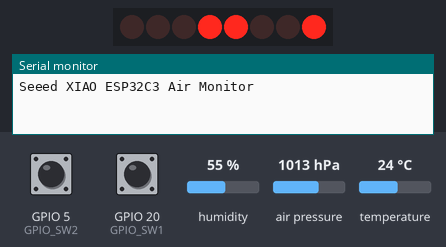
Bench run of a sketch on a simulated Seeed XIAO ESP32-C3. Shown: 8 port-expander outputs drawn as a row of LEDs (first output left, lit = HIGH), the last lines printed to the serial monitor. Wiring (inferred from the names in the program): PCF8574 port expander at I2C address 0x3E. Wiring (inferred from the signals the program sends): row of LEDs: on Q0, Q1, Q2, Q3, Q4, Q5, Q6, Q7. The inputs (shaded band) are chosen by the test bench; at power-on: GPIO 5 (GPIO_SW2) HIGH, temperature 24 °C, GPIO 20 (GPIO_SW1) HIGH, humidity 55 %, air pressure 1013 hPa. WiFi joins after 1.5 s; servers stay silent unless stated; uploads are accepted with an empty reply; the local clock reads 2024-03-15 10:24:30 at power-on unless the sketch sets it.

Above: at 3.0 s.
At 10.0 s:
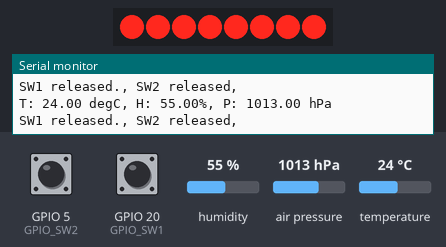
10.1 s: GPIO 5 (GPIO_SW2) pulled LOW for 1 s
At 11.5 s:
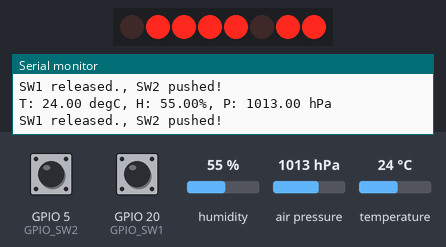
14.1 s: temperature set to 3 °C
15.7 s: GPIO 5 (GPIO_SW2) pulled LOW for 0.15 s
At 18.5 s:
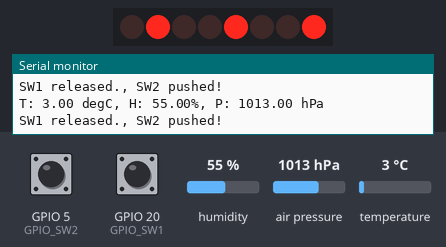
18.8 s: GPIO 5 (GPIO_SW2) pulled LOW for 3.2 s
At 22.7 s:
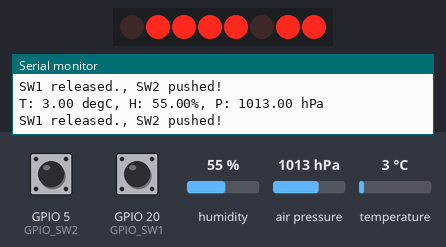
25.0 s: temperature set to 12 °C
26.6 s: GPIO 5 (GPIO_SW2) pulled LOW for 1 s
At 30.3 s:
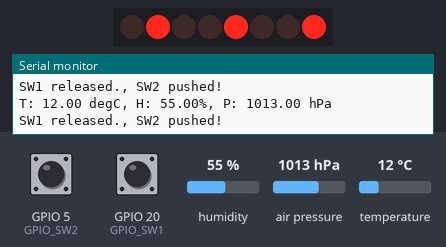
Timing chart, 0 to 31.6 s (numbered marks = the images above; inputs shaded):
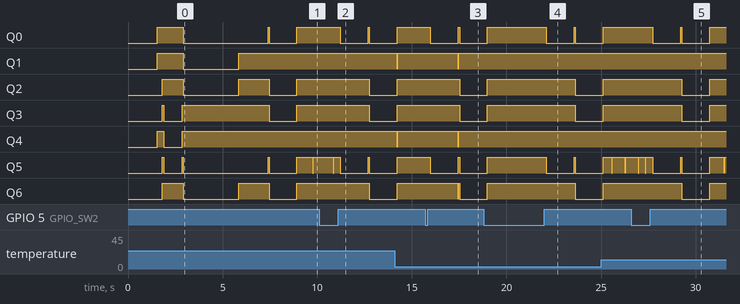

Measured:
- after the input at 15.7 s, Q0: HIGH → LOW after 0.28 s, → HIGH 1.5 s later, → LOW 0.06 s later; Q1, Q4: HIGH → LOW after 1.8 s, → HIGH 0.01 s later; Q2, Q3: HIGH → LOW after 1.8 s; Q5: HIGH → LOW after 0.28 s, → HIGH 1.5 s later, → LOW 0.07 s later; Q6: HIGH → LOW after 1.8 s, → HIGH 0.01 s later, → LOW 0.06 s later

The sketch:

XIAO_ESP32C3_BME280.ino
```cpp
// (licence header left out)
#include <Wire.h>
#include <Adafruit_BME280.h>
#include "ST7032.hpp"

#include <WiFi.h>
#include <WiFiClientSecure.h>
#include <HTTPClient.h>
#include <ArduinoJson.h>

//--------------------------------------------------
// Handler for BME280
//--------------------------------------------------
Adafruit_BME280 bme;

//--------------------------------------------------
// Handler for ST7032 character LCD
//--------------------------------------------------
ST7032 lcd;

//--------------------------------------------------
// Global constants and variables
//--------------------------------------------------

// Pins and I2C device settings
const int GPIO_SW1              = 20;
const int GPIO_SW2              = 5;
const int BME280_ADDR           = 0x76;
const int CONTRAST              = 44;

// WiFi settings
const int N_SSID                = 3;
const char* SSID[N_SSID]        = {"Your SSID 1", "Your SSID 2", "Your SSID 3"};
const char* PASSWORD[N_SSID]    = {"Your password 1", "Your password 2", "Your password 3"};
const int T_DELAY               = 1500;
const uint32_t T_WIFI_TIMEOUT   = 15000;
bool online;

// Constants and variables for NTP servers, date-time structure, and string
const char *server1             = "ntp.nict.jp";
const char *server2             = "time.google.com";
const char *server3             = "ntp.jst.mfeed.ad.jp";
const long JST                  = 3600L * 9;
const int summertime            = 0;
struct tm tm;
int tm_min_old                  = 0;
const char *months[]            = {"Jan", "Feb", "Mar", "Apr", "May", "Jun", "Jul", "Aug", "Sep", "Oct", "Nov", "Dec"};
const char *dayofweek[]         = {"Sun", "Mon", "Tue", "Wed", "Thu", "Fri", "Sat"};
const char *dayofweek_short[]   = {"Su", "Mo", "Tu", "We", "Th", "Fr", "Sa"};
char datebuf[32];
int tm_sec_old = 0;
unsigned long t_millis;

// Global variables to store latest measurement results
float t, h, p;

// Global variables to store tactile switch conditions
volatile bool sw1Pushed         = false;
volatile bool sw2Pushed         = false;
int scrMode                     = 0;

// Constants and variables for Google Spreadsheet API constants and variables
TaskHandle_t taskHandle_GSS;
const char* apiURL              = "Your Google Spreadsheet API URL";
int httpCode;
HTTPClient http;
bool postingNow = false;

// ----------------------------------------------------------------
// Function for WiFi connection
// ----------------------------------------------------------------
void connectWiFi() {
  for (int i = 0; i < N_SSID; i++) {
    // Wait for connection
    uint32_t tWiFi = millis();
    WiFi.begin(SSID[i], PASSWORD[i]);
    lcd.setCursor(0x00);
    lcd.putString("WiFi:");
    lcd.putString(SSID[i]);
    lcd.setCursor(0x40);
    lcd.putString("Connecting");

    while (WiFi.status() != WL_CONNECTED) {
      delay(T_DELAY * 2);
      lcd.putString(".");
      if (millis() - tWiFi > T_WIFI_TIMEOUT) {
        lcd.setCursor(0x40);
        lcd.putString("Failed!         ");
        delay(T_DELAY);
        lcd.clear();
        break;
      }
    }

    // Confirm connectionm, exit loop if connected
    if (WiFi.status() == WL_CONNECTED) {
      online = true;
      lcd.putString("OK!");
      delay(T_DELAY);

      // Show IP address
      uint32_t ip = WiFi.localIP();
      int ip_octet_1 = (ip & 0x000000ff);
      int ip_octet_2 = (ip & 0x0000ff00) >> 8;
      int ip_octet_3 = (ip & 0x00ff0000) >> 16;
      int ip_octet_4 = (ip & 0xff000000) >> 24;
      char buf[32];
      sprintf(buf, "%d.%d.%d.%d", ip_octet_1, ip_octet_2, ip_octet_3, ip_octet_4);
      lcd.clear();
      lcd.setCursor(0x00);
      lcd.putString("IP:");
      lcd.putString(buf);
      lcd.setCursor(0x40);
      lcd.putString("RSSI:");
      lcd.putString(String(WiFi.RSSI()) + " dBm");
      delay(T_DELAY);
      lcd.clear();
      break;
    }
  }
}

//--------------------------------------------------
// Task to post to Google Spreadsheet API
//--------------------------------------------------
void postGSS(void *pvParameters) {
  uint32_t ulNotifiedValue;
  char pubMessage[128];
  while (true) {
    // Wait for notification
    xTaskNotifyWait(0, 0, &ulNotifiedValue, portMAX_DELAY);

    // Flag up
    postingNow = true;

    // Create JSON message
    StaticJsonDocument<500> doc;
    JsonObject object = doc.to<JsonObject>();

    // Stuff data to JSON message and serialize it
    object["datetime"] = datebuf;
    object["temp"] = t;
    object["humid"] = h;
    object["press"] = p;
    serializeJson(doc, pubMessage);

    // Post to Google Spreadsheet API
    http.begin(apiURL);
    httpCode = http.POST(pubMessage);

    // Flag down
    postingNow = false;

    // Wait
    delay(100);
  }
}

//--------------------------------------------------
// ISR for SW1
//--------------------------------------------------
void IRAM_ATTR onSW1() {
  sw1Pushed = true;
}

//--------------------------------------------------
// ISR for SW2
//--------------------------------------------------
void IRAM_ATTR onSW2() {
  sw2Pushed = true;
}

//--------------------------------------------------
// The setup function
//--------------------------------------------------
void setup() {
  // Set up serial
  Serial.begin(115200);

  // Set pins connected to tactile switches
  pinMode(GPIO_SW1, INPUT_PULLUP);
  pinMode(GPIO_SW2, INPUT_PULLUP);
  pinMode(GPIO_NUM_8, INPUT_PULLUP);

  // Delay, magic
  delay(T_DELAY);

  // Initialize I2C bus and character LCD
  Wire.begin();

  // Show message on serial
  Serial.printf("Seeed XIAO ESP32C3 Air Monitor\n");

  // Set up BME280
  bool status = bme.begin(BME280_ADDR, &Wire);
  if (!status) {
    delay(10);
  }
  bme.init();

  lcd.begin();
  lcd.setContrast(CONTRAST);
  lcd.clear();

  // Show message
  lcd.setCursor(0x00);
  lcd.putString("XIAO ESP32C3    ");
  lcd.setCursor(0x40);
  lcd.putString("     Air Monitor");
  lcd.setContrast(CONTRAST);
  delay(1000);
  lcd.clear();

  // Connect to WiFi
  connectWiFi();

  // Synchronize real-time cllock to NTP servers
  if (online) {
    configTime(JST, summertime, server1, server2, server3);
  }

  // Attach ISR for push switches
  attachInterrupt(GPIO_SW1, onSW1, FALLING);
  attachInterrupt(GPIO_SW2, onSW2, FALLING);

  // Create task to post to Google Spreadsheet
  if (online) {
    xTaskCreateUniversal(
      postGSS,              // Function to be run as a task
      "postGSS",            // Task name
      8192,                 // Stack memory
      NULL,                 // Parameter
      1,                    // Priority
      &taskHandle_GSS,      // Task handler
      PRO_CPU_NUM           // Core to run the task
    );
  }
}

//--------------------------------------------------
// The loop function
//--------------------------------------------------
void loop() {
  // Get current time, if online
  if (online) {
    if (getLocalTime(&tm)) {
      // Store millis when second changes
      if (tm.tm_sec != tm_sec_old) {
        t_millis = millis();
      }
      tm_sec_old = tm.tm_sec;

      // Create string to post to Google Spreadsheet
      sprintf(datebuf, "%d-%02d-%02d %02d:%02d:%02d", tm.tm_year + 1900, tm.tm_mon + 1, tm.tm_mday, tm.tm_hour, tm.tm_min, tm.tm_sec);
    }
  }

  // Toggle display mode if switch pushed, clear LCD
  if (sw1Pushed) {
    // Toggle only if current GPIO_SW1 status is HIGH
    if (digitalRead(GPIO_SW1) == HIGH) {
      sw1Pushed = false;
      lcd.clear();
      scrMode = (scrMode + 1) % 4;
    }
  }

  if (sw2Pushed) {
    // Toggle only if current GPIO_SW1 status is HIGH
    // Reconnect to WiFi
    if (digitalRead(GPIO_SW2) == HIGH) {
      sw2Pushed = false;
      lcd.clear();
      connectWiFi();
    }
  }

  // Read from BME280, recording into global variables
  t = bme.readTemperature();
  h = bme.readHumidity();
  p = bme.readPressure() / 100.0;

  // Send data to serial
  Serial.printf("T: %4.2f degC, H: %4.2f%%, P: %6.2f hPa\n", t, h, p);
  if (!digitalRead(GPIO_SW1)) {
    Serial.printf("SW1 pushed!, ");
  }
  else {
    Serial.printf("SW1 released., ");
  }
    if (!digitalRead(GPIO_SW2)) {
    Serial.printf("SW2 pushed!\n");
  }
  else {
    Serial.printf("SW2 released, ");
  }

  if (postingNow) {
    Serial.printf("Posting to Google Spreadsheet.\n");
  }
  else {
    Serial.printf("\n");
  }

  // Show on LCD
  switch (scrMode) {

    // Show air conditions
    case 0:
    // Show on LCD, temperature
      lcd.setCursor(0x00);
      lcd.putString(String(t, 2));
      lcd.putChar((char) 0xdf);
      lcd.putString("C ");

      // Show in LCD, humidity
      lcd.setCursor(0x0a);
      lcd.putString(String(h, 2) + "% ");

      // Show in LCD, pressure
      lcd.setCursor(0x40);
      lcd.putString(String(p, 2) + " hPa ");

      break;

    // Show clock
    case 1:
      if (online) {
        char buf[20];
        sprintf(buf, "%d-%02d-%02d %s", tm.tm_year + 1900, tm.tm_mon + 1, tm.tm_mday, dayofweek[tm.tm_wday]);
        lcd.setCursor(0x00);
        lcd.putString(buf);

        // Show hour, minute, and second
        sprintf(buf, "%02d:%02d:%02d JST", tm.tm_hour, tm.tm_min, tm.tm_sec);
        lcd.setCursor(0x40);
        lcd.putString(buf);
      }
      else {
        lcd.setCursor(0x00);
        lcd.putString("Clock:");
        lcd.setCursor(0x40);
        lcd.putString("Disconnected.");
      }

      break;

    // Show IP address
    case 2:
      lcd.setCursor(0x00);
      lcd.putString("IP:");

      if (WiFi.status() == WL_CONNECTED) {
        // Convert IP address to string
        uint32_t ip = WiFi.localIP();
        int ip_octet_1 = (ip & 0x000000ff);
        int ip_octet_2 = (ip & 0x0000ff00) >> 8;
        int ip_octet_3 = (ip & 0x00ff0000) >> 16;
        int ip_octet_4 = (ip & 0xff000000) >> 24;
        char buf[20];
        sprintf(buf, "%d.%d.%d.%d", ip_octet_1, ip_octet_2, ip_octet_3, ip_octet_4);
        lcd.putString(buf);
        lcd.setCursor(0x40);
        lcd.putString("RSSI:");
        lcd.putString(String(WiFi.RSSI()) + " dBm");
      }
      else {
        lcd.setCursor(0x40);
        lcd.putString("Disconnected.");
      }

      break;

    // Show date, time, and air conditions
    case 3:
      // Show date and time
      if (online) {
        char buf[20];
        sprintf(buf, "%s-%02d %s ", months[tm.tm_mon], tm.tm_mday, dayofweek[tm.tm_wday]);
        lcd.setCursor(0x00);
        lcd.putString(buf);

        // Show hour, minute, and second
        char colon;
        if (millis() - t_millis < 500) {
          colon = ':';
        }
        else {
          colon = ' ';
        }
        sprintf(buf, "%02d%c%02d", tm.tm_hour, colon, tm.tm_min);
        lcd.putString(buf);
      }
      else {
        lcd.setCursor(0x00);
        lcd.putString("Clock: Discon'd.");
      }

      // Show air conditions
      lcd.setCursor(0x40);
      lcd.putString(String(t, 1));
      lcd.setCursor(0x46);
      lcd.putString(String(h, 0));
      lcd.setCursor(0x4a);
      lcd.putString(String(p, 1));
  }

  // Post to Google Spreadsheet every minute
  if (online) {
    if (tm.tm_min != tm_min_old) {
      // Notify task to post to GSS
      xTaskNotify(taskHandle_GSS, 0, eIncrement);

      // Preserve minute value
      tm_min_old = tm.tm_min;
    }
  }

  // Show mark on LCD when posting to Google Spreadsheet
  if (scrMode != 3) {
    lcd.setCursor(0x4f);
    if (postingNow) {
      lcd.putChar('G');  // Up arrow
    }
    else {
      lcd.putChar(' ');   // Space
    }
  }

  // Reconnection to WiFi if disconnected
  if (online && WiFi.status() != WL_CONNECTED) {
    online = false;
    connectWiFi();
  }

  // Wait
  delay(25);
}
```

ST7032.cpp
```cpp
// ------------------------------------------------------------------------------------------
// ST7032.cpp - a library to control ST7032 baced LCD, C++ source file
// (c) 2025 @RR_Inyo
// ------------------------------------------------------------------------------------------

#include <Arduino.h>
#include <Wire.h>
#include "ST7032.hpp"

// ST7032 constructor
ST7032::ST7032(void) {}

// ST7032 destructor
ST7032::~ST7032(void) {}

// ST7032 intializer
void ST7032::begin(void) {
  delay(50);
  writeCommand(TWO_LINE);
  writeCommand(TWO_LINE_IS1);
  writeCommand(INTOSC_BIAS);
  writeCommand(SET_CONTRAST_L | (0b00001111 & DEFAULT_CONTRAST));
  writeCommand(SET_CONTRAST_H | (0b00110000 & DEFAULT_CONTRAST) >> 4);
  writeCommand(FOLLOWER_CTRL);
  delay(200);
  writeCommand(TWO_LINE);
  writeCommand(DISPLAY_ON);
  writeCommand(RETURN_HOME);
  writeCommand(ENTRY_MODE_I);
  writeCommand(CLEAR_DISPLAY);
  delay(10);
}

// ST7032 I2C transmission, command
void ST7032::writeCommand(uint8_t cmd) {
  Wire.beginTransmission(I2C_ADDRESS);
  Wire.write(COMMAND_MARKER);
  Wire.write(cmd);
  Wire.endTransmission();
  delayMicroseconds(800);
}

// ST7032 I2C transmission, data
void ST7032::writeData(uint8_t data) {
  Wire.beginTransmission(I2C_ADDRESS);
  Wire.write(DATA_MARKER);
  Wire.write(data);
  Wire.endTransmission();
  delayMicroseconds(800);
}

// ST7032 Clear display
void ST7032::clear(void) {
  writeCommand(CLEAR_DISPLAY);
}

// ST7032 Set constrast
void ST7032::setContrast(uint8_t contr) {
  uint8_t contr_H = (0b00110000 & contr) >> 4;
  uint8_t contr_L = 0b00001111 & contr;

  writeCommand(TWO_LINE_IS1);
  writeCommand(SET_CONTRAST_H | contr_H);
  writeCommand(SET_CONTRAST_L | contr_L);
  writeCommand(TWO_LINE);
}

void ST7032::setCursor(uint8_t cur) {
  writeCommand(SET_DDRAM_ADDRESS | cur);
}

void ST7032::putChar(char c) {
  writeData(c);
}

void ST7032::putString(String mes) {
  char buf[N_BUF];
  mes.toCharArray(buf, N_BUF);
  for(int i = 0; i < N_BUF; i++) {
    if (buf[i] != '\0') {
      putChar(buf[i]);
    }
    else {
      break;
    }
  }
}
```

ST7032.hpp
```cpp
// ------------------------------------------------------------------------------------------
// ST7032.hpp - a library to control ST7032 baced LCD, header file
// (c) 2025 @RR_Inyo
// ------------------------------------------------------------------------------------------

class ST7032 {
  private:
  // Constants
  const uint8_t I2C_ADDRESS       = 0x3e;
  const uint8_t COMMAND_MARKER    = 0x00;
  const uint8_t DATA_MARKER       = 0x40;

  const uint8_t CLEAR_DISPLAY     = 0x01;
  const uint8_t RETURN_HOME       = 0x02;
  const uint8_t ENTRY_MODE_I      = 0x06;
  const uint8_t DISPLAY_ON        = 0x0c;
  const uint8_t DISPLAY_OFF       = 0x08;
  const uint8_t TWO_LINE          = 0x38;
  const uint8_t TWO_LINE_IS1      = 0x39;
  const uint8_t INTOSC_BIAS       = 0x14;
  const uint8_t FOLLOWER_CTRL     = 0x6c;
  const uint8_t SET_DDRAM_ADDRESS = 0x80;
  const uint8_t SET_CONTRAST_H    = 0x54;
  const uint8_t SET_CONTRAST_L    = 0x70;

  const uint8_t DEFAULT_CONTRAST  = 0x1f;

  const uint8_t N_BUF             = 20;

  // Internal functions
  void writeCommand(uint8_t cmd);
  void writeData(uint8_t data);

  public:
  ST7032(void);
  ~ST7032(void);
  void begin(void);
  void clear(void);
  void setContrast(uint8_t contr);
  void setCursor(uint8_t cur);
  void putChar(char c);
  void putString(String mes);
};
```
